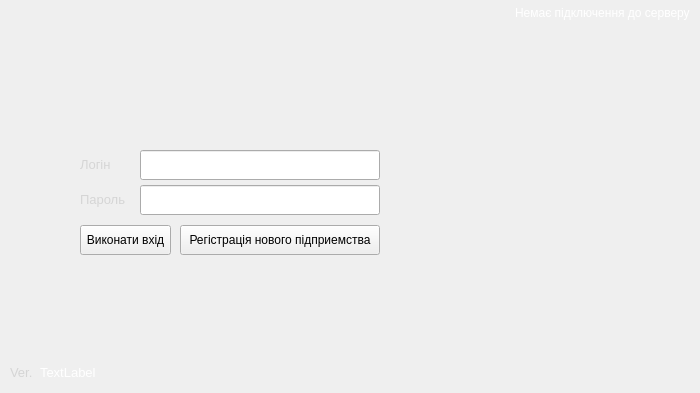
<?xml version="1.0" encoding="UTF-8"?>
<ui version="4.0">
 <class>TaskBoard</class>
 <widget class="QMainWindow" name="TaskBoard">
  <property name="geometry">
   <rect>
    <x>0</x>
    <y>0</y>
    <width>700</width>
    <height>393</height>
   </rect>
  </property>
  <property name="minimumSize">
   <size>
    <width>700</width>
    <height>393</height>
   </size>
  </property>
  <property name="maximumSize">
   <size>
    <width>700</width>
    <height>393</height>
   </size>
  </property>
  <property name="windowTitle">
   <string>TaskBoard</string>
  </property>
  <widget class="QWidget" name="centralwidget">
   <widget class="QWidget" name="widget" native="true">
    <property name="geometry">
     <rect>
      <x>0</x>
      <y>0</y>
      <width>700</width>
      <height>393</height>
     </rect>
    </property>
    <widget class="QLabel" name="label">
     <property name="geometry">
      <rect>
       <x>0</x>
       <y>0</y>
       <width>700</width>
       <height>393</height>
      </rect>
     </property>
     <property name="text">
      <string/>
     </property>
     <property name="pixmap">
      <pixmap resource="background.qrc">:/background/registration_form_.jpg</pixmap>
     </property>
     <property name="scaledContents">
      <bool>true</bool>
     </property>
     <property name="wordWrap">
      <bool>false</bool>
     </property>
    </widget>
    <widget class="QLineEdit" name="lineEdit">
     <property name="geometry">
      <rect>
       <x>140</x>
       <y>150</y>
       <width>240</width>
       <height>30</height>
      </rect>
     </property>
    </widget>
    <widget class="QLineEdit" name="lineEdit_2">
     <property name="geometry">
      <rect>
       <x>140</x>
       <y>185</y>
       <width>240</width>
       <height>30</height>
      </rect>
     </property>
    </widget>
    <widget class="QLabel" name="label_2">
     <property name="geometry">
      <rect>
       <x>80</x>
       <y>150</y>
       <width>40</width>
       <height>30</height>
      </rect>
     </property>
     <property name="text">
      <string>&lt;html&gt;&lt;head/&gt;&lt;body&gt;&lt;p&gt;&lt;span style=&quot; font-size:10pt; color:#d5d5d5;&quot;&gt;Логін&lt;/span&gt;&lt;/p&gt;&lt;/body&gt;&lt;/html&gt;</string>
     </property>
     <property name="textFormat">
      <enum>Qt::AutoText</enum>
     </property>
    </widget>
    <widget class="QLabel" name="label_3">
     <property name="geometry">
      <rect>
       <x>80</x>
       <y>185</y>
       <width>49</width>
       <height>30</height>
      </rect>
     </property>
     <property name="text">
      <string>&lt;html&gt;&lt;head/&gt;&lt;body&gt;&lt;p&gt;&lt;span style=&quot; font-size:10pt; color:#d5d5d5;&quot;&gt;Пароль&lt;/span&gt;&lt;/p&gt;&lt;/body&gt;&lt;/html&gt;</string>
     </property>
    </widget>
    <widget class="QPushButton" name="pushButton">
     <property name="geometry">
      <rect>
       <x>80</x>
       <y>225</y>
       <width>91</width>
       <height>30</height>
      </rect>
     </property>
     <property name="text">
      <string>Виконати вхід</string>
     </property>
    </widget>
    <widget class="QPushButton" name="pushButton_2">
     <property name="geometry">
      <rect>
       <x>180</x>
       <y>225</y>
       <width>200</width>
       <height>30</height>
      </rect>
     </property>
     <property name="text">
      <string>Регістрація нового підприемства</string>
     </property>
    </widget>
    <widget class="QLabel" name="label_5">
     <property name="geometry">
      <rect>
       <x>10</x>
       <y>363</y>
       <width>30</width>
       <height>20</height>
      </rect>
     </property>
     <property name="text">
      <string>&lt;html&gt;&lt;head/&gt;&lt;body&gt;&lt;p&gt;&lt;span style=&quot; font-size:10pt; color:#d5d5d5;&quot;&gt;Ver.&lt;/span&gt;&lt;/p&gt;&lt;/body&gt;&lt;/html&gt;</string>
     </property>
    </widget>
    <widget class="QLabel" name="label_4">
     <property name="geometry">
      <rect>
       <x>515</x>
       <y>5</y>
       <width>180</width>
       <height>16</height>
      </rect>
     </property>
     <property name="text">
      <string>&lt;html&gt;&lt;head/&gt;&lt;body&gt;&lt;p&gt;&lt;span style=&quot; color:#ffffff;&quot;&gt;Немає підключення до серверу&lt;/span&gt;&lt;/p&gt;&lt;/body&gt;&lt;/html&gt;</string>
     </property>
    </widget>
    <widget class="QLabel" name="label_6">
     <property name="geometry">
      <rect>
       <x>40</x>
       <y>365</y>
       <width>71</width>
       <height>16</height>
      </rect>
     </property>
     <property name="text">
      <string>&lt;html&gt;&lt;head/&gt;&lt;body&gt;&lt;p&gt;&lt;span style=&quot; font-size:10pt; color:#ffffff;&quot;&gt;TextLabel&lt;/span&gt;&lt;/p&gt;&lt;/body&gt;&lt;/html&gt;</string>
     </property>
    </widget>
   </widget>
  </widget>
 </widget>
 <resources>
  <include location="background.qrc"/>
 </resources>
 <connections/>
</ui>
